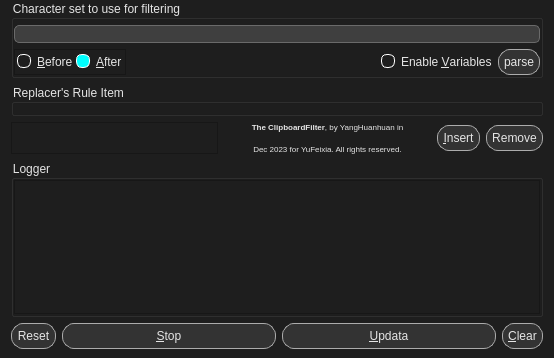
<?xml version="1.0" encoding="UTF-8"?>
<ui version="4.0">
 <class>MainDialog</class>
 <widget class="QDialog" name="MainDialog">
  <property name="geometry">
   <rect>
    <x>0</x>
    <y>0</y>
    <width>554</width>
    <height>358</height>
   </rect>
  </property>
  <property name="styleSheet">
   <string notr="true">*
{
	color: rgb(229, 229, 229);
	background-color: rgb(30, 30, 30);
}

QToolTip
{
	border: 1px solid rgb(34, 255, 229);
	border-radius: 5px;
	color: rgb(229, 229, 229);
	background-color: rgb(30, 30, 30);
}

QPushButton
{
	border: 1px solid rgb(172, 172, 172);
	border-radius: 12px;
	padding: 5px 5px 5px 5px;
	background-color: rgb(51, 51, 51);
}
QPushButton:hover
{
	border: 1px solid rgb(0, 168, 168);
	color: rgb(0, 255, 0);
	background-color: rgb(65, 97, 97);
}
QPushButton:focus
{
	border: 1px solid rgb(0, 255, 255);
}
QPushButton:pressed
{
	border: 1px inset rgb(0, 255, 255);
	color: rgb(0, 255, 0);
	background-color: rgb(0, 121, 181);
}
QPushButton:!enabled
{
	color: rgb(144, 144, 144);
}

QCheckBox:indicator
{
	border: 1px solid rgb(255, 255, 255);
	border-radius: 6px;
}
QCheckBox:indicator:hover, QCheckBox:indicator:focus
{
	border-color: rgb(0, 255, 255);
}
QCheckBox:indicator:checked
{
	background-color: rgb(0, 255, 255);
}

QTableView
{
	alternate-background-color: rgb(60, 90, 90);
	gridline-color: rgb(77, 116, 116);
	border: 1px solid rgb(170, 255, 255);
	color: rgb(255, 255, 255);
}
QHeaderView::section
{
    color: rgb(255, 255, 255);
    background-color: rgb(0, 55, 56);
    text-align: center;
}
QTableView::item
{
    selection-background-color: rgb(30, 60, 90);
}

QSlider::handle
{
	border: 1px solid rgb(0, 255, 127);
	border-radius: 5px;
	background-color: rgba(85, 255, 255, 165);
}
QSlider::handle:horizontal:hover
{
	border: 1px solid rgb(0, 255, 127);
	background-color: rgb(85, 255, 255);
}
QSlider::sub-page
{
	background: rgb(235,97,0);
	border-radius: 0px;
	margin-top:8px;
	margin-bottom:8px;
}

QMenu
{
	background-color: rgb(0, 0, 0);
	color: rgb(255, 255, 255);
}
QMenu::item:selected
{
	border: 1px solid rgb(0, 255, 255);
	border-radius: 5px;
}
QMenu::item:!enabled
{
	color: rgb(109, 109, 109);
}</string>
  </property>
  <layout class="QVBoxLayout" name="verticalLayout">
   <property name="leftMargin">
    <number>11</number>
   </property>
   <property name="topMargin">
    <number>0</number>
   </property>
   <property name="rightMargin">
    <number>11</number>
   </property>
   <property name="bottomMargin">
    <number>0</number>
   </property>
   <item>
    <widget class="QGroupBox" name="groupBox_characterList">
     <property name="sizePolicy">
      <sizepolicy hsizetype="Preferred" vsizetype="Fixed">
       <horstretch>0</horstretch>
       <verstretch>0</verstretch>
      </sizepolicy>
     </property>
     <property name="title">
      <string>Character set to use for filtering</string>
     </property>
     <layout class="QVBoxLayout" name="verticalLayout_2">
      <property name="leftMargin">
       <number>0</number>
      </property>
      <property name="topMargin">
       <number>5</number>
      </property>
      <property name="rightMargin">
       <number>0</number>
      </property>
      <property name="bottomMargin">
       <number>0</number>
      </property>
      <item>
       <widget class="LineEditWithVariables" name="characterListBox">
        <property name="toolTip">
         <string>&lt;html&gt;&lt;head/&gt;&lt;body&gt;&lt;p&gt;&lt;span style=&quot; font-weight:700;&quot;&gt;Delete&lt;/span&gt; these characters from the clipboard&lt;/p&gt;&lt;/body&gt;&lt;/html&gt;</string>
        </property>
        <property name="styleSheet">
         <string notr="true">QLineEdit
{
	border: 1px solid rgb(106, 106, 106);
	border-radius: 5px;
	background-color: rgb(63, 63, 63);
	selection-color: rgb(255, 0, 0);
	selection-background-color: rgb(85, 255, 255);
}
QLineEdit:hover
{
	border: 1px solid rgb(14, 213, 0);
	background-color: rgb(53, 53, 53);
}
QLineEdit:focus
{
	border: 2px solid rgb(14, 213, 0);
}</string>
        </property>
        <property name="frame">
         <bool>true</bool>
        </property>
        <property name="clearButtonEnabled">
         <bool>true</bool>
        </property>
       </widget>
      </item>
      <item>
       <widget class="QWidget" name="widget_escapeCharacter" native="true">
        <layout class="QHBoxLayout" name="horizontalLayout_5">
         <property name="leftMargin">
          <number>0</number>
         </property>
         <property name="topMargin">
          <number>0</number>
         </property>
         <property name="rightMargin">
          <number>0</number>
         </property>
         <property name="bottomMargin">
          <number>0</number>
         </property>
         <item>
          <widget class="QFrame" name="frame_order">
           <property name="frameShape">
            <enum>QFrame::StyledPanel</enum>
           </property>
           <layout class="QHBoxLayout" name="horizontalLayout_6">
            <property name="spacing">
             <number>2</number>
            </property>
            <property name="leftMargin">
             <number>2</number>
            </property>
            <property name="topMargin">
             <number>2</number>
            </property>
            <property name="rightMargin">
             <number>2</number>
            </property>
            <property name="bottomMargin">
             <number>2</number>
            </property>
            <item>
             <widget class="QCheckBox" name="beforeButton">
              <property name="toolTip">
               <string>&lt;html&gt;&lt;head/&gt;&lt;body&gt;&lt;p&gt;Filter the above characters &lt;span style=&quot; font-weight:700;&quot;&gt;before&lt;/span&gt; replacer's rule item&lt;/p&gt;&lt;/body&gt;&lt;/html&gt;</string>
              </property>
              <property name="text">
               <string>&amp;Before</string>
              </property>
             </widget>
            </item>
            <item>
             <widget class="QCheckBox" name="afterButton">
              <property name="toolTip">
               <string>&lt;html&gt;&lt;head/&gt;&lt;body&gt;&lt;p&gt;Filter the above characters &lt;span style=&quot; font-weight:700;&quot;&gt;After&lt;/span&gt; replacer's rule item&lt;/p&gt;&lt;/body&gt;&lt;/html&gt;</string>
              </property>
              <property name="text">
               <string>&amp;After</string>
              </property>
              <property name="checked">
               <bool>true</bool>
              </property>
             </widget>
            </item>
           </layout>
          </widget>
         </item>
         <item>
          <spacer name="horizontalSpacer">
           <property name="orientation">
            <enum>Qt::Horizontal</enum>
           </property>
           <property name="sizeHint" stdset="0">
            <size>
             <width>149</width>
             <height>20</height>
            </size>
           </property>
          </spacer>
         </item>
         <item>
          <widget class="QCheckBox" name="enableVariablesCheckBox">
           <property name="toolTip">
            <string>&lt;html&gt;&lt;head/&gt;&lt;body&gt;&lt;p&gt;Use predefined variables in the format&lt;/p&gt;&lt;p&gt;&lt;span style=&quot; font-weight:700;&quot;&gt;${ &lt;/span&gt;VARIABLE &lt;span style=&quot; font-style:italic;&quot;&gt;[ &lt;/span&gt;&lt;span style=&quot; font-weight:700;&quot;&gt;: &lt;/span&gt;&lt;span style=&quot; font-style:italic;&quot;&gt;PARAMS] &lt;/span&gt;&lt;span style=&quot; font-weight:700;&quot;&gt;}&lt;/span&gt;&lt;/p&gt;&lt;/body&gt;&lt;/html&gt;</string>
           </property>
           <property name="text">
            <string>Enable &amp;Variables</string>
           </property>
          </widget>
         </item>
         <item>
          <widget class="QPushButton" name="parseButton">
           <property name="toolTip">
            <string>&lt;html&gt;&lt;head/&gt;&lt;body&gt;&lt;p&gt;If variables are enabled, &lt;span style=&quot; font-weight:700;&quot;&gt;parse&lt;/span&gt; the variable in the input box once&lt;/p&gt;&lt;/body&gt;&lt;/html&gt;</string>
           </property>
           <property name="text">
            <string>parse</string>
           </property>
          </widget>
         </item>
        </layout>
       </widget>
      </item>
     </layout>
    </widget>
   </item>
   <item>
    <widget class="QGroupBox" name="groupBox_replaceList">
     <property name="title">
      <string>Replacer's Rule Item</string>
     </property>
     <layout class="QHBoxLayout" name="horizontalLayout_3">
      <property name="leftMargin">
       <number>0</number>
      </property>
      <property name="rightMargin">
       <number>0</number>
      </property>
      <property name="bottomMargin">
       <number>0</number>
      </property>
     </layout>
    </widget>
   </item>
   <item>
    <widget class="QWidget" name="widget_InsertAndRemove" native="true">
     <property name="sizePolicy">
      <sizepolicy hsizetype="Preferred" vsizetype="Fixed">
       <horstretch>0</horstretch>
       <verstretch>0</verstretch>
      </sizepolicy>
     </property>
     <layout class="QHBoxLayout" name="horizontalLayout">
      <property name="leftMargin">
       <number>0</number>
      </property>
      <property name="topMargin">
       <number>0</number>
      </property>
      <property name="rightMargin">
       <number>0</number>
      </property>
      <property name="bottomMargin">
       <number>0</number>
      </property>
      <item>
       <widget class="StatusBarLabel" name="labelStatusBar">
        <property name="sizePolicy">
         <sizepolicy hsizetype="Preferred" vsizetype="Preferred">
          <horstretch>0</horstretch>
          <verstretch>0</verstretch>
         </sizepolicy>
        </property>
        <property name="toolTip">
         <string>&lt;html&gt;&lt;head/&gt;&lt;body&gt;&lt;p&gt;Current working status&lt;/p&gt;&lt;/body&gt;&lt;/html&gt;</string>
        </property>
        <property name="frameShape">
         <enum>QFrame::StyledPanel</enum>
        </property>
        <property name="textFormat">
         <enum>Qt::MarkdownText</enum>
        </property>
        <property name="alignment">
         <set>Qt::AlignCenter</set>
        </property>
       </widget>
      </item>
      <item>
       <widget class="QLabel" name="labelCopyright">
        <property name="toolTip">
         <string>&lt;html&gt;&lt;head/&gt;&lt;body&gt;&lt;p&gt;&lt;span style=&quot; font-weight:700;&quot;&gt;The ClipboardFilter&lt;/span&gt;, by &lt;span style=&quot; font-style:italic;&quot;&gt;YangHuanhuan&lt;/span&gt;&lt;/p&gt;&lt;p&gt;in &lt;span style=&quot; text-decoration: underline;&quot;&gt;December 2023&lt;/span&gt; for &lt;span style=&quot; font-style:italic;&quot;&gt;YuFeixia&lt;/span&gt;. All rights reserved.&lt;/p&gt;&lt;p&gt;Last update in &lt;span style=&quot; text-decoration: underline;&quot;&gt;September 2024&lt;/span&gt;&lt;/p&gt;&lt;p&gt;---&lt;/p&gt;&lt;p&gt;E-mail: &lt;span style=&quot; font-weight:700;&quot;&gt;3347484963@qq.com &lt;/span&gt;or&lt;span style=&quot; font-weight:700;&quot;&gt; huanhuanonly@gmail.com&lt;/span&gt;&lt;/p&gt;&lt;p&gt;Github: &lt;a href=&quot;https://github.com/huanhuanonly/ClipboardFilter&quot;&gt;&lt;span style=&quot; font-weight:700; text-decoration: underline; color:#8ab4f8;&quot;&gt;https://github.com/huanhuanonly/ClipboardFilter&lt;/span&gt;&lt;/a&gt;&lt;/p&gt;&lt;/body&gt;&lt;/html&gt;</string>
        </property>
        <property name="toolTipDuration">
         <number>10000</number>
        </property>
        <property name="text">
         <string>&lt;html&gt;&lt;head/&gt;&lt;body&gt;&lt;p&gt;&lt;span style=&quot; font-size:6pt; font-weight:700;&quot;&gt;The ClipboardFilter&lt;/span&gt;&lt;span style=&quot; font-size:6pt;&quot;&gt;, by YangHuanhuan in&lt;/span&gt;&lt;/p&gt;&lt;p&gt;&lt;span style=&quot; font-size:6pt;&quot;&gt;Dec 2023 for YuFeixia. All rights reserved.&lt;/span&gt;&lt;/p&gt;&lt;/body&gt;&lt;/html&gt;</string>
        </property>
        <property name="alignment">
         <set>Qt::AlignCenter</set>
        </property>
       </widget>
      </item>
      <item>
       <widget class="QPushButton" name="insertButton">
        <property name="sizePolicy">
         <sizepolicy hsizetype="Fixed" vsizetype="Fixed">
          <horstretch>0</horstretch>
          <verstretch>0</verstretch>
         </sizepolicy>
        </property>
        <property name="toolTip">
         <string>&lt;html&gt;&lt;head/&gt;&lt;body&gt;&lt;p&gt;&lt;span style=&quot; font-weight:700;&quot;&gt;Insert&lt;/span&gt; a new row below the selection line&lt;/p&gt;&lt;/body&gt;&lt;/html&gt;</string>
        </property>
        <property name="text">
         <string>&amp;Insert</string>
        </property>
       </widget>
      </item>
      <item>
       <widget class="QPushButton" name="removeButton">
        <property name="sizePolicy">
         <sizepolicy hsizetype="Fixed" vsizetype="Fixed">
          <horstretch>0</horstretch>
          <verstretch>0</verstretch>
         </sizepolicy>
        </property>
        <property name="toolTip">
         <string>&lt;html&gt;&lt;head/&gt;&lt;body&gt;&lt;p&gt;&lt;span style=&quot; font-weight:700;&quot;&gt;Remove&lt;/span&gt; the current selection line&lt;/p&gt;&lt;/body&gt;&lt;/html&gt;</string>
        </property>
        <property name="text">
         <string>Remove</string>
        </property>
       </widget>
      </item>
     </layout>
    </widget>
   </item>
   <item>
    <widget class="QGroupBox" name="groupBox_logger">
     <property name="title">
      <string>Logger</string>
     </property>
     <layout class="QHBoxLayout" name="horizontalLayout_2">
      <property name="spacing">
       <number>0</number>
      </property>
      <property name="leftMargin">
       <number>0</number>
      </property>
      <property name="topMargin">
       <number>0</number>
      </property>
      <property name="rightMargin">
       <number>0</number>
      </property>
      <property name="bottomMargin">
       <number>0</number>
      </property>
      <item>
       <widget class="QTextBrowser" name="logBrowser"/>
      </item>
     </layout>
    </widget>
   </item>
   <item>
    <widget class="QWidget" name="widget_controlButton" native="true">
     <property name="sizePolicy">
      <sizepolicy hsizetype="Preferred" vsizetype="Fixed">
       <horstretch>0</horstretch>
       <verstretch>0</verstretch>
      </sizepolicy>
     </property>
     <layout class="QHBoxLayout" name="horizontalLayout_4">
      <property name="leftMargin">
       <number>0</number>
      </property>
      <property name="topMargin">
       <number>0</number>
      </property>
      <property name="rightMargin">
       <number>0</number>
      </property>
      <item>
       <widget class="QPushButton" name="resetButton">
        <property name="sizePolicy">
         <sizepolicy hsizetype="Fixed" vsizetype="Fixed">
          <horstretch>0</horstretch>
          <verstretch>0</verstretch>
         </sizepolicy>
        </property>
        <property name="toolTip">
         <string>&lt;html&gt;&lt;head/&gt;&lt;body&gt;&lt;p&gt;&lt;span style=&quot; font-weight:700;&quot;&gt;Reset &lt;/span&gt;all settings&lt;/p&gt;&lt;/body&gt;&lt;/html&gt;</string>
        </property>
        <property name="text">
         <string>Reset</string>
        </property>
       </widget>
      </item>
      <item>
       <widget class="QPushButton" name="stateButton">
        <property name="toolTip">
         <string>&lt;html&gt;&lt;head/&gt;&lt;body&gt;&lt;p&gt;&lt;span style=&quot; font-weight:700;&quot;&gt;Start&lt;/span&gt; or &lt;span style=&quot; font-weight:700;&quot;&gt;stop&lt;/span&gt; clipboard monitoring&lt;/p&gt;&lt;/body&gt;&lt;/html&gt;</string>
        </property>
        <property name="text">
         <string>&amp;Stop</string>
        </property>
        <property name="default">
         <bool>true</bool>
        </property>
       </widget>
      </item>
      <item>
       <widget class="QPushButton" name="updataButton">
        <property name="sizePolicy">
         <sizepolicy hsizetype="Minimum" vsizetype="Fixed">
          <horstretch>0</horstretch>
          <verstretch>0</verstretch>
         </sizepolicy>
        </property>
        <property name="toolTip">
         <string>&lt;html&gt;&lt;head/&gt;&lt;body&gt;&lt;p&gt;&lt;span style=&quot; font-weight:700;&quot;&gt;Update&lt;/span&gt; the clipboard again using the above rules&lt;/p&gt;&lt;/body&gt;&lt;/html&gt;</string>
        </property>
        <property name="text">
         <string>&amp;Updata</string>
        </property>
       </widget>
      </item>
      <item>
       <widget class="QPushButton" name="clearButton">
        <property name="sizePolicy">
         <sizepolicy hsizetype="Fixed" vsizetype="Fixed">
          <horstretch>0</horstretch>
          <verstretch>0</verstretch>
         </sizepolicy>
        </property>
        <property name="toolTip">
         <string>&lt;html&gt;&lt;head/&gt;&lt;body&gt;&lt;p&gt;&lt;span style=&quot; font-weight:700;&quot;&gt;Clear&lt;/span&gt; the clipboard contents&lt;/p&gt;&lt;/body&gt;&lt;/html&gt;</string>
        </property>
        <property name="text">
         <string>&amp;Clear</string>
        </property>
       </widget>
      </item>
     </layout>
    </widget>
   </item>
  </layout>
 </widget>
 <customwidgets>
  <customwidget>
   <class>StatusBarLabel</class>
   <extends>QLabel</extends>
   <header>StatusBarLabel.h</header>
  </customwidget>
  <customwidget>
   <class>LineEditWithVariables</class>
   <extends>QLineEdit</extends>
   <header>TextEditWithVariables.h</header>
  </customwidget>
 </customwidgets>
 <resources/>
 <connections/>
</ui>
